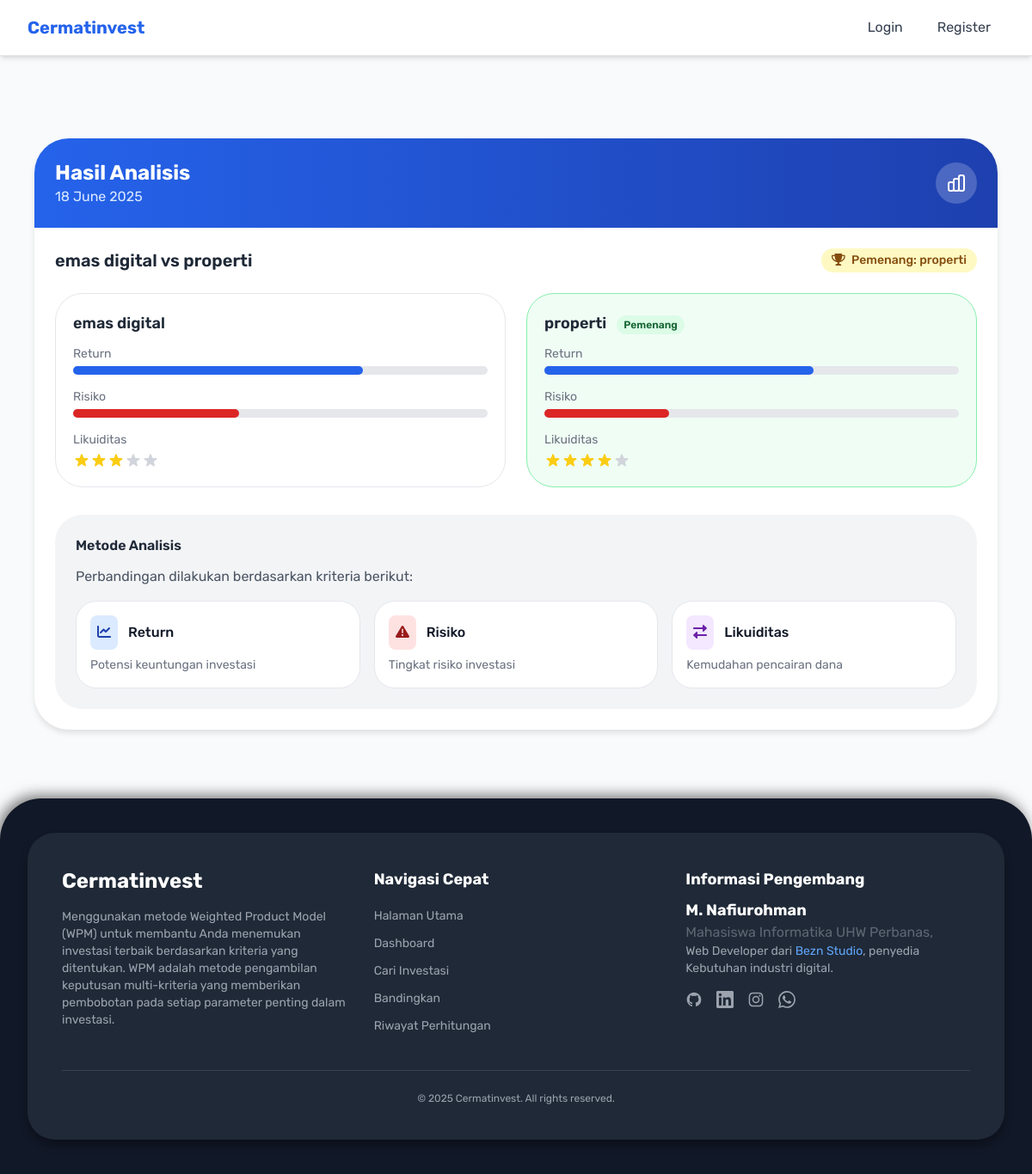
Page /detail_hasil.php on the committed database.
### tables this page shows
CREATE TABLE `perbandingan` (
  `id` int(11) NOT NULL,
  `id_user` int(11) NOT NULL,
  `nama_investasi_1` varchar(255) NOT NULL,
  `nama_investasi_2` varchar(255) NOT NULL,
  `winner` varchar(255) NOT NULL,
  `persentase_1` decimal(5,2) NOT NULL,
  `persentase_2` decimal(5,2) NOT NULL,
  `tujuan_investasi` varchar(50) NOT NULL,
  `tanggal` datetime NOT NULL
);

### detail_hasil.php (the view, shortened to what this page needs)
<?php
require_once 'config/database.php';
include 'includes/header.php';
try {
    $stmt = $pdo->query("SELECT * FROM perbandingan ORDER BY tanggal DESC");
    $history = $stmt->fetchAll();
    $selectedData = null;
    if (!$selectedData && !empty($history)) {
        $selectedData = $history[0];
    }
} catch (PDOException $e) {
    die("Error: " . $e->getMessage());
}
?>
<!DOCTYPE html>
<html lang="en">
<head>
    <script src="https://cdn.tailwindcss.com"></script>
</head>
<body class="bg-gray-50">
    <div class="container mx-auto px-4 py-8 max-w-6xl">
    <div class="container mx-auto px-4 py-8 max-w-6xl">
</div>
        <div class="grid grid-cols-1 lg:grid-cols-1 gap-8">
            <div class="lg:col-span-2">
                <?php if ($selectedData): ?>
                <div class="bg-white rounded-[2.5rem] card-shadow overflow-hidden">
                    <div class="bg-gradient-to-r from-blue-600 to-blue-800 p-6 text-white">
                        <div class="flex justify-between items-center">
                            <div>
                                <h2 class="text-2xl font-bold">Hasil Analisis</h2>
                                <p class="text-blue-100"><?= date('d F Y', strtotime($selectedData['tanggal'])) ?></p>
                            </div>
                            <div class="bg-white/20 rounded-full p-3">
                            </div>
                        </div>
                    </div>
                    <div class="p-6">
                        <div class="flex justify-between items-center mb-6">
                            <h3 class="text-xl font-semibold text-gray-800">
                                <?= htmlspecialchars($selectedData['nama_investasi_1']) ?> vs
                                <?= htmlspecialchars($selectedData['nama_investasi_2']) ?>
                            </h3>
                            <span class="bg-yellow-100 text-yellow-800 px-3 py-1 rounded-full text-sm font-medium">
                                <i class="fas fa-trophy mr-1"></i> Pemenang: <?= htmlspecialchars($selectedData['winner']) ?>
                            </span>
                        </div>
                        <div class="grid md:grid-cols-2 gap-6 mb-8">
                            <div class="border rounded-[2rem] p-5 <?= $selectedData['winner'] == $selectedData['nama_investasi_1'] ? 'border-green-300 bg-green-50' : '' ?>">
                                <h4 class="font-semibold text-lg mb-3 text-gray-800">
                                    <?= htmlspecialchars($selectedData['nama_investasi_1']) ?>
                                </h4>
                                <div class="space-y-4">
                                    <div>
                                        <p class="text-sm text-gray-500 mb-1">Return</p>
                                        <div class="w-full bg-gray-200 rounded-full h-2.5">
                                            <div class="bg-blue-600 h-2.5 rounded-full" style="width: 70%"></div>
                                        </div>
                                    </div>
                                    <div>
                                        <p class="text-sm text-gray-500 mb-1">Risiko</p>
                                        <div class="w-full bg-gray-200 rounded-full h-2.5">
                                            <div class="bg-red-600 h-2.5 rounded-full" style="width: 40%"></div>
                                        </div>
                                    </div>
                                    <div>
                                        <p class="text-sm text-gray-500 mb-1">Likuiditas</p>
                                        <div class="flex items-center">
                                            <?php for ($i = 0; $i < 5; $i++): ?>
                                                <svg class="w-5 h-5 <?= $i < 3 ? 'text-yellow-400' : 'text-gray-300' ?>" fill="currentColor" viewBox="0 0 20 20">
                                                    <path d="M9.049 2.927c.3-.921 1.603-.921 1.902 0l1.07 3.292a1 1 0 00.95.69h3.462c.969 0 1.371 1.24.588 1.81l-2.8 2.034a1 1 0 00-.364 1.118l1.07 3.292c.3.921-.755 1.688-1.54 1.118l-2.8-2.034a1 1 0 00-1.175 0l-2.8 2.034c-.784.57-1.838-.197-1.539-1.118l1.07-3.292a1 1 0 00-.364-1.118L2.98 8.72c-.783-.57-.38-1.81.588-1.81h3.461a1 1 0 00.951-.69l1.07-3.292z"></path>
                                                </svg>
                                            <?php endfor; ?>
                                        </div>
                                    </div>
                                </div>
                            </div>
                            <div class="border rounded-[2rem] p-5 <?= $selectedData['winner'] == $selectedData['nama_investasi_2'] ? 'border-green-300 bg-green-50' : '' ?>">
                                <h4 class="font-semibold text-lg mb-3 text-gray-800">
                                    <?= htmlspecialchars($selectedData['nama_investasi_2']) ?>
                                    <?php if ($selectedData['winner'] == $selectedData['nama_investasi_2']): ?>
                                        <span class="ml-2 text-xs bg-green-100 text-green-800 px-2 py-1 rounded-full">Pemenang</span>
                                    <?php endif; ?>
                                </h4>
                                <div class="space-y-4">
                                    <div>
                                        <p class="text-sm text-gray-500 mb-1">Return</p>
                                        <div class="w-full bg-gray-200 rounded-full h-2.5">
                                            <div class="bg-blue-600 h-2.5 rounded-full" style="width: 65%"></div>
                                        </div>
                                    </div>
                                    <div>
                                        <p class="text-sm text-gray-500 mb-1">Risiko</p>
                                        <div class="w-full bg-gray-200 rounded-full h-2.5">
                                            <div class="bg-red-600 h-2.5 rounded-full" style="width: 30%"></div>
                                        </div>
                                    </div>
                                    <div>
                                        <p class="text-sm text-gray-500 mb-1">Likuiditas</p>
                                        <div class="flex items-center">
                                            <?php for ($i = 0; $i < 5; $i++): ?>
                                                <svg class="w-5 h-5 <?= $i < 4 ? 'text-yellow-400' : 'text-gray-300' ?>" fill="currentColor" viewBox="0 0 20 20">
                                                    <path d="M9.049 2.927c.3-.921 1.603-.921 1.902 0l1.07 3.292a1 1 0 00.95.69h3.462c.969 0 1.371 1.24.588 1.81l-2.8 2.034a1 1 0 00-.364 1.118l1.07 3.292c.3.921-.755 1.688-1.54 1.118l-2.8-2.034a1 1 0 00-1.175 0l-2.8 2.034c-.784.57-1.838-.197-1.539-1.118l1.07-3.292a1 1 0 00-.364-1.118L2.98 8.72c-.783-.57-.38-1.81.588-1.81h3.461a1 1 0 00.951-.69l1.07-3.292z"></path>
                                                </svg>
                                            <?php endfor; ?>
                                        </div>
                                    </div>
                                </div>
                            </div>
                        </div>
                        <div class="bg-gray-100 rounded-[2rem] p-6">
                            <h4 class="font-semibold text-gray-800 mb-3">Metode Analisis</h4>
                            <p class="text-gray-600 mb-4">Perbandingan dilakukan berdasarkan kriteria berikut:</p>
                            <div class="grid md:grid-cols-3 gap-4">
                                <div class="bg-white p-4 rounded-[1.5rem] border border-gray-200">
                                    <div class="flex items-center mb-2">
                                        <div class="bg-blue-100 text-blue-800 p-2 rounded-lg mr-3">
                                            <i class="fas fa-chart-line"></i>
                                        </div>
                                        <h5 class="font-medium">Return</h5>
                                    </div>
                                    <p class="text-sm text-gray-500">Potensi keuntungan investasi</p>
                                </div>
                                <div class="bg-white p-4 rounded-[1.5rem] border border-gray-200">
                                    <div class="flex items-center mb-2">
                                        <div class="bg-red-100 text-red-800 p-2 rounded-lg mr-3">
                                            <i class="fas fa-exclamation-triangle"></i>
                                        </div>
                                        <h5 class="font-medium">Risiko</h5>
                                    </div>
                                    <p class="text-sm text-gray-500">Tingkat risiko investasi</p>
                                </div>
                                <div class="bg-white p-4 rounded-[1.5rem] border border-gray-200">
                                    <div class="flex items-center mb-2">
                                        <div class="bg-purple-100 text-purple-800 p-2 rounded-lg mr-3">
                                            <i class="fas fa-exchange-alt"></i>
                                        </div>
                                        <h5 class="font-medium">Likuiditas</h5>
                                    </div>
                                    <p class="text-sm text-gray-500">Kemudahan pencairan dana</p>
                                </div>
                            </div>
                        </div>
                    </div>
                </div>
                <?php endif; ?>
            </div>
        </div>
    </div>
    <?php include 'includes/footer.php'; ?>
</body>
</html>

### detail_hasil.php (style rules this page uses)
body { font-family: 'Rubik', sans-serif; }
.card-shadow { box-shadow: 0 4px 6px rgba(0, 0, 0, 0.1); }

### rows in the picture
perbandingan: tanggal "18 June 2025", nama_investasi_1 "emas digital", nama_investasi_2 "properti", winner "properti"
